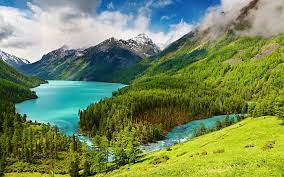
#> input picture Assignment1/contrast.jpg, 284 x 177 px
$ python code1.py
#> lines starting #> are read from the running program, lines starting #| are printed output that depends on the picture
from PIL import Image
import matplotlib.pyplot as plt
import numpy as np

def contrast_enhancement(V, factor):
    V = np.array(V)  # Convert V to a NumPy array
    return np.clip(V * factor, 0, 1)


def rgb_hsv(r,g,b):

    r_normalized = [val/255.0 for val in r]
    g_normalized = [val/255.0 for val in g]
    b_normalized = [val/255.0 for val in b]
    h, s, v = [], [], []
    for i in range(len(r)):
        cmax = max(r_normalized[i], g_normalized[i], b_normalized[i])
        cmin = min(r_normalized[i], g_normalized[i], b_normalized[i])
        delta = cmax - cmin

        # Calculate Hue
        if delta == 0:
            h.append(0)  # undefined, but setting to 0 for simplicity
        elif cmax == r_normalized[i]:
            h.append(60 * (((g_normalized[i] - b_normalized[i]) / delta) % 6))
        elif cmax == g_normalized[i]:
            h.append(60 * (((b_normalized[i] - r_normalized[i]) / delta) + 2))
        elif cmax == b_normalized[i]:
            h.append(60 * (((r_normalized[i] - g_normalized[i]) / delta) + 4))

        # Calculate Saturation
        s.append(0 if cmax == 0 else delta / cmax)
        # Calculate Value
        v.append(cmax)
    return h, s, v

def main():

    img = Image.open('contrast.jpg')
#> img is the input picture: PIL image 284x177 RGB; mean R, G, B 116.8, 137.3, 89.8
    rgb_values = list(img.getdata())
#> rgb_values = 50268 items
    r,g,b = zip(*rgb_values)
#> r = 50268 items; g = 50268 items; b = 50268 items

    H,S,V = rgb_hsv(r,g,b)
#> the loop in rgb_hsv, `for i in range(len(r)):` made 50268 passes
#> (cmax, cmin, delta) on passes 1 to 3: (0.729, 0.192, 0.537), (0.737, 0.196, 0.541), (0.737, 0.196, 0.541)
#> H = 50268 items; S = 50268 items; V = 50268 items

    # Apply contrast enhancement to the Value component
    factor = 1.0  # adjust this value to get the desired level of contrast
    V = contrast_enhancement(V, factor)

    # Reshape H, S, V arrays to the original image shape
    H = np.array(H).reshape(img.size[::-1])
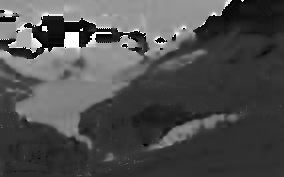
#> H: shape (177, 284) float64; min 0, max 354, mean 109.5; drawn with min black and max white
    S = np.array(S).reshape(img.size[::-1])
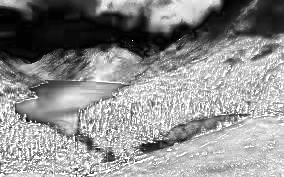
#> S: shape (177, 284) float64; min 0, max 1, mean 0.557
    V = np.array(V).reshape(img.size[::-1])
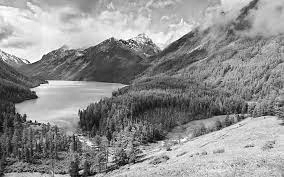
#> V: shape (177, 284) float64; min 0.00784, max 1, mean 0.563

    # Stack H, S, V arrays along the third dimension
    hsv_img = np.stack((H, S, V), axis=2)
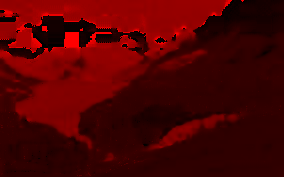
#> hsv_img: shape (177, 284, 3) float64; mean of channels 0, 1, 2 109.5, 0.6, 0.6; drawn with min black and max white

    # Display the HSV image
    plt.imshow(hsv_img, cmap='hsv')
    plt.show()
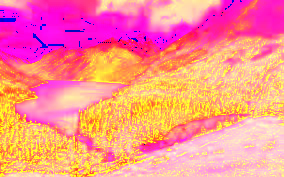
#> shown: shape (177, 284, 3) float64; mean R, G, B 0.993, 0.557, 0.563


if __name__ == "__main__":
    main()

$ run again, with Assignment1/flower.jpg copied over Assignment1/contrast.jpg
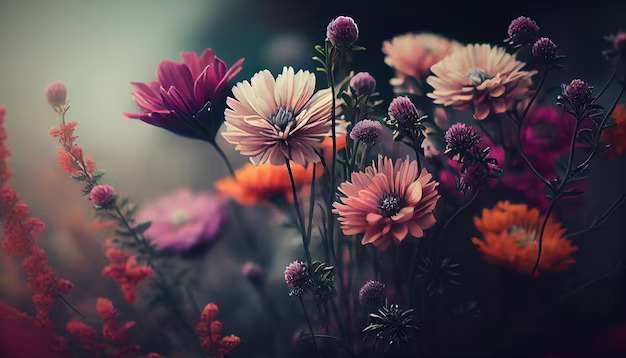
#> input picture Assignment1/flower.jpg, 626 x 358 px
#> in main, img is the input picture: PIL image 626x358 RGB; mean R, G, B 82.4, 67.2, 74.1
#> rgb_values = 224108 items
#> the loop in rgb_hsv, `for i in range(len(r)):` made 224108 passes
#> (cmax, cmin, delta) on passes 1 to 3: (0.404, 0.369, 0.0353), (0.404, 0.369, 0.0353), (0.408, 0.373, 0.0353)
#> in main, `hsv_img = np.stack((H, S, V), axis=2)`:
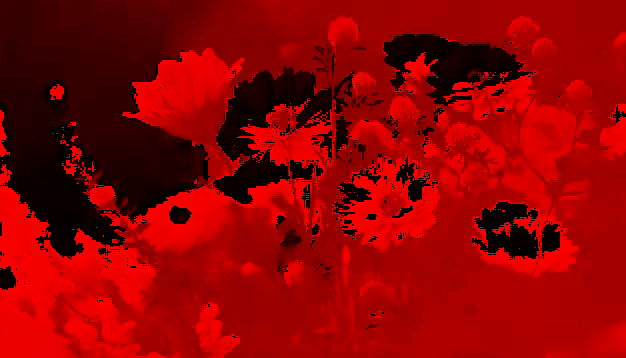
#> hsv_img: shape (358, 626, 3) float64; mean of channels 0, 1, 2 205.8, 0.4, 0.4; drawn with min black and max white
#> in main, `plt.show()`:
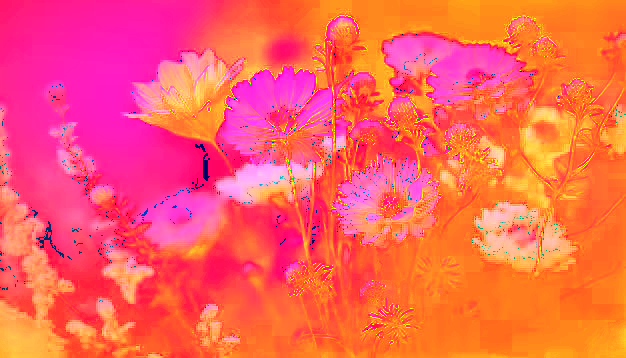
#> shown: shape (358, 626, 3) float64; mean R, G, B 0.993, 0.38, 0.358
